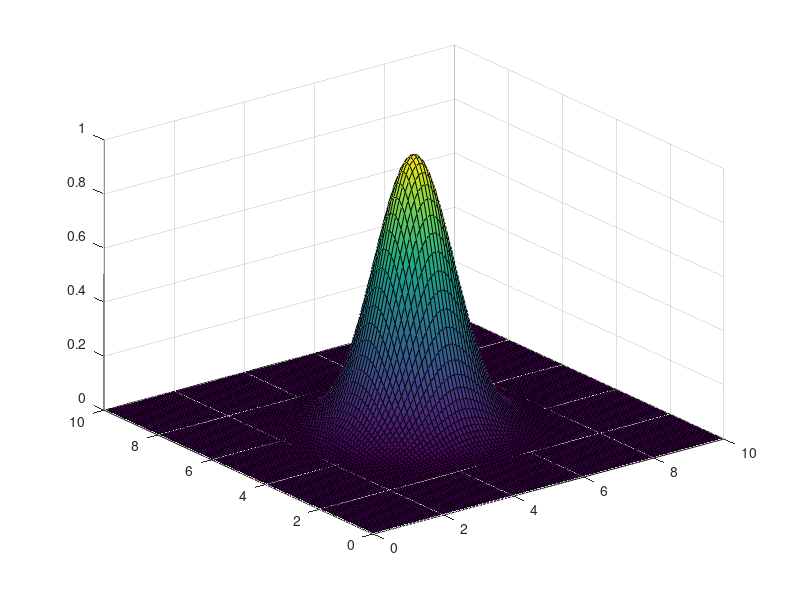

Recreate this plot in MATLAB. (Note: this script raises an error after producing the figure.)
XMin = -10;
XMax = 10;
YMin = -10;
YMax = 10;

%% Radial basis function
disp('2D case:');
t=-0:0.1:10;
% variance
sigma=0.8; 
esp=1/(2*(sigma)^2);
center=5;
F=exp(-(t-center).^2*esp.^2);
plot(t,F);
pause();
%% 3D function RBF
disp('3D case:');
[X,Y] = meshgrid(0:.1:10);
center
Xc1=center*ones(101,202);
Yc1=center*ones(101,202);
Z = exp(-((X-Xc1(:,1:101)).^2+(Y-Yc1(:,102:202)).^2)*esp.^2);

% sigma1=.8; 
% esp1=1/(2*(sigma1)^2);
% center1=8;
% Xc2=center1*ones(101,202);
% Yc2=center*ones(101,202);
% Z = Z + exp(-((X-Xc2(:,1:101)).^2+(Y-Yc2(:,102:202)).^2)*esp1.^2);
surf(X,Y,Z)
pause();
%% Random Radial Basis functions in space 
disp('3D case with Random path - 3 functions:');
N = 8 % number of random functions
stepMesh = 0.1;
Z = zeros((XMax-XMin)/stepMesh+1,(XMax-XMin)/stepMesh+1);
[X,Y] = meshgrid(XMin:stepMesh:XMax);
% random variance in [a;b] = [0.3;1.5]
variances = 0.3 + (1.5-0.3).*rand(N,1);
% random amplitude [0.1;1]
amplitudes = 0.1 + (1-0.1).*rand(N,1);
% Random Xcenters in [-XMin;xMax]
Xcenters = XMin+ (XMax-XMin).*rand(N,1);
Ycenters = YMin+ (YMax-YMin).*rand(N,1);

esp=zeros(N,1);
esp=1./(2*(variances).^2);
for i=1:1:N
    disp('step:')
    disp(i)
    Xci=Xcenters(i,1)*ones(e(XMax-XMin)/stepMesh+1,((XMax-XMin)/stepMesh+1)*2);
    Yci=Ycenters(i,1)*ones((YMax-YMin)/stepMesh+1,((YMax-YMin)/stepMesh+1)*2);
    disp('Radial Basis Function: [amplitude,variance,center]');
    disp(amplitudes(i,1))
    disp(variances(i,1))
    disp(Xcenters(i,1))
    disp(Ycenters(i,1))
    Z = Z + 1*exp(-((X-Xci(:,1:((XMax-XMin)/stepMesh+1))).^2+(Y-Yci(:,((XMax-XMin)/stepMesh+2):((YMax-YMin)/stepMesh+1)*2)).^2)*esp(i,1).^2);
end
surf(X,Y,Z)

%pause();
%% Random Radial Basis functions in space 
disp('3D case with random path - 10 rbf:');
N = 10 % number of random functions
stepMesh = 0.1;
Z = zeros((XMax-XMin)/stepMesh+1,(XMax-XMin)/stepMesh+1);
[X,Y] = meshgrid(XMin:stepMesh:XMax);
% random variance in [a;b] = [0.3;1.5]
variances = 0.3 + (1.5-0.3).*rand(N,1);
% random amplitude [0.1;1]
amplitudes = 0.1 + (1-0.1).*rand(N,1);
% Random Xcenters in [-XMin;xMax]
Xcenters = XMin+ (XMax-XMin).*rand(N,1);
Ycenters = YMin+ (YMax-YMin).*rand(N,1);

esp=zeros(N,1);
esp=1./(2*(variances).^2);
for i=1:1:N
    disp('step:')
    disp(i)
    Xci=Xcenters(i,1)*ones((XMax-XMin)/stepMesh+1,((XMax-XMin)/stepMesh+1)*2);
    Yci=Ycenters(i,1)*ones((YMax-YMin)/stepMesh+1,((YMax-YMin)/stepMesh+1)*2);
    disp('Radial Basis Function: [amplitude,variance,center]');
    disp(amplitudes(i,1))
    disp(variances(i,1))
    disp(Xcenters(i,1))
    disp(Ycenters(i,1))
    Z = Z + 1*exp(-((X-Xci(:,1:((XMax-XMin)/stepMesh+1))).^2+(Y-Yci(:,((XMax-XMin)/stepMesh+2):((YMax-YMin)/stepMesh+1)*2)).^2)*esp(i,1).^2);
end
surf(X,Y,Z)

pause();
%% Random Radial Basis functions in space 
disp('3D case with random path - 500 RBF:');
N = 500 % number of random functions
stepMesh = 0.1;
Z = zeros((XMax-XMin)/stepMesh+1,(XMax-XMin)/stepMesh+1);
[X,Y] = meshgrid(XMin:stepMesh:XMax);
% random variance in [a;b] = [0.3;1.5]
variances = 0.3 + (1.5-0.3).*rand(N,1);
% random amplitude [0.1;1]
amplitudes = 0.1 + (1-0.1).*rand(N,1);
% Random Xcenters in [-XMin;xMax]
Xcenters = XMin+ (XMax-XMin).*rand(N,1);
Ycenters = YMin+ (YMax-YMin).*rand(N,1);

esp=zeros(N,1);
esp=1./(2*(variances).^2);
for i=1:1:N
    disp('step:')
    disp(i)
    Xci=Xcenters(i,1)*ones((XMax-XMin)/stepMesh+1,((XMax-XMin)/stepMesh+1)*2);
    Yci=Ycenters(i,1)*ones((YMax-YMin)/stepMesh+1,((YMax-YMin)/stepMesh+1)*2);
    disp('Radial Basis Function: [amplitude,variance,center]');
    disp(amplitudes(i,1))
    disp(variances(i,1))
    disp(Xcenters(i,1))
    disp(Ycenters(i,1))
    Z = Z + 1*exp(-((X-Xci(:,1:((XMax-XMin)/stepMesh+1))).^2+(Y-Yci(:,((XMax-XMin)/stepMesh+2):((YMax-YMin)/stepMesh+1)*2)).^2)*esp(i,1).^2);
end
surf(X,Y,Z)
pause();

%% Plane in 3D space
[X,Y] = meshgrid(95:0.1:105);
a=0.1;
b=0.2;
c=1;
d=0;
Z=(-a * X - b * Y)/c;
surf(X,Y,Z)
shading flat
xlabel('x')
ylabel('y')
zlabel('z')
pause();

%% TEst
fig = figure;
[X,Y] = meshgrid(-8:.5:8);
R = sqrt(X.^2 + Y.^2) + eps;
Z = sin(R)./R;
surf(Z)
%p = fig2plotly(fig);
disp('End');